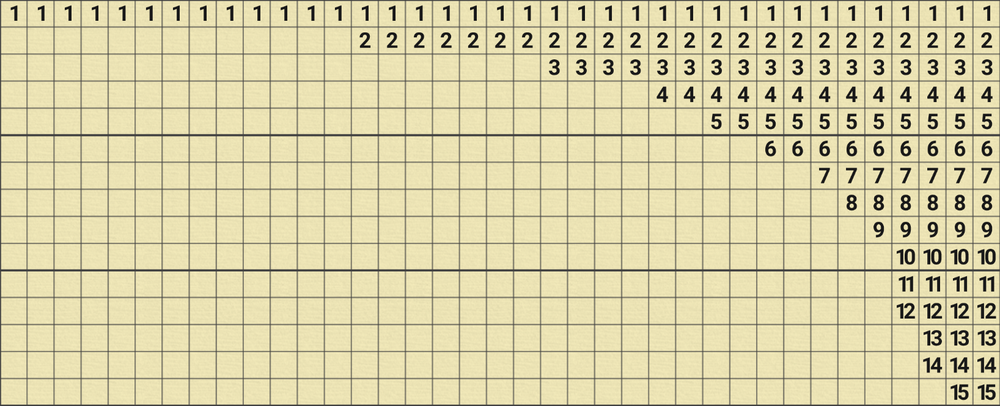
#> input picture data/_/test_recog_1_15.png, 1000 x 406 px, shrunk from 1636 x 664 before the run; its folder holds only this picture in this run
$ python data_preparer.py
#> lines starting #> are read from the running program, lines starting #| are printed output that depends on the picture
import math

import cv2

READ_DIR = "data/_/"
WRITE_DIR = "data/_unsorted/"
SIZE = 15
NUM_PREFIX = "7_"
AVG_OF_EMPTY_CELL = -1
NAME_PREFIX = "test_recog_1_"


def calculate_average(image):
	h, w = image.shape[:2]
	total = h * w
	val = 0
	for i in range(0, h):
		for j in range(0, w):
			colour = image[i, j]

			val += colour

	average = val / total
	return average


if __name__ == '__main__':
	filename = NAME_PREFIX + str(SIZE) + ".png"
	img = cv2.imread(READ_DIR + filename)
#> img is the input picture: shape (406, 1000, 3); mean B, G, R 167, 209.1, 216.8
	h, w = img.shape[:2]
#> h = 406; w = 1000
	square_side_not_rounded = h / SIZE
#> square_side_not_rounded = 27.07
	max_cells = w / square_side_not_rounded
#> max_cells = 36.95

	gr = cv2.cvtColor(img, cv2.COLOR_BGR2LAB)
#> gr: shape (406, 1000, 3); mean of channels 0, 1, 2 212.1, 124, 149.7
	l, a, b = cv2.split(gr)
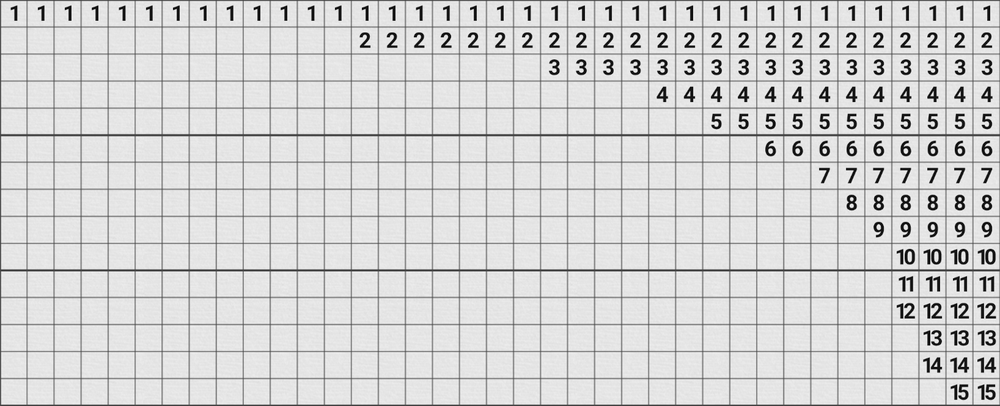
#> l: shape (406, 1000); min 0, max 252, mean 212.1
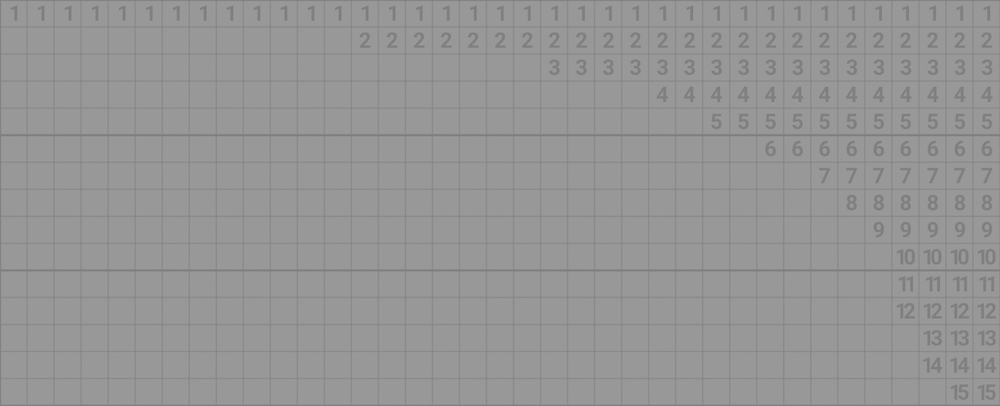
#> b: shape (406, 1000); min 124, max 155, mean 149.7
	#cv2.imshow('l_channel', l)
	#cv2.imshow('a_channel', a)
	#cv2.imshow('b_channel', b)

	# -----Applying CLAHE to L-channel-------------------------------------------
	clahe = cv2.createCLAHE(clipLimit=3.0, tileGridSize=(8, 8))
	cl = clahe.apply(l)
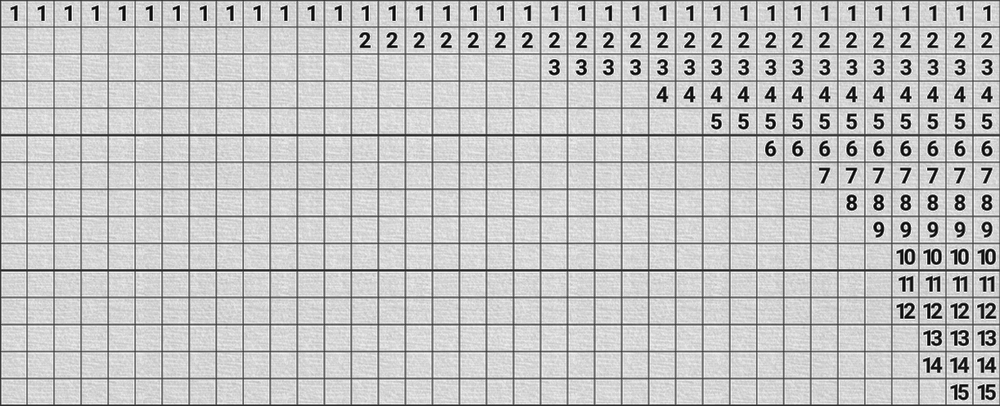
#> cl: shape (406, 1000); min 0, max 254, mean 194.4
	#cv2.imshow('CLAHE output', cl)

	# -----Merge the CLAHE enhanced L-channel with the a and b channel-----------
	limg = cv2.merge((cl, a, b))
#> limg: shape (406, 1000, 3); mean of channels 0, 1, 2 194.4, 124, 149.7
	#cv2.imshow('limg', limg)

	# -----Converting image from LAB Color model to RGB model--------------------
	gr = cv2.cvtColor(limg, cv2.COLOR_LAB2BGR)
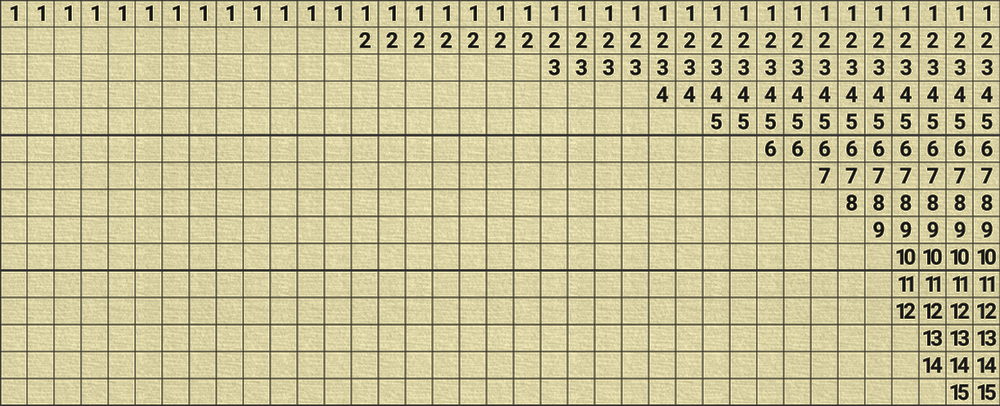
#> gr: shape (406, 1000, 3); mean B, G, R 148.9, 190.4, 197.8
	gr = cv2.cvtColor(gr, cv2.COLOR_BGR2GRAY)
#> gr: shape (406, 1000)
	#cv2.imshow('final', gr)
	img = gr

	avgs =[]

	for row_num in range(1, SIZE+1):
		start_rw = int((row_num - 1) * square_side_not_rounded)
		end_rw = int(row_num * square_side_not_rounded)
		# cv2.imshow('row '+ str(i), current_row)
		new_row = []
		# cv2.line(img, (0, end_rw), (w, end_rw), (0, 0, 255), 1)
		for col_num in range(1, int(max_cells + 1)):
			start_col = w - int(col_num * square_side_not_rounded)
			end_col = w - int((col_num - 1) * square_side_not_rounded)
			current_cell = img[start_rw:end_rw, start_col:end_col]
			# cv2.line(img, (start_col, 0), (start_col, h), (0, 0, 255), 1)
			avg = calculate_average(current_cell);
			if avg < 200 :
				cv2.imwrite(WRITE_DIR + NUM_PREFIX +str(row_num)+"_"+str(col_num)+".png", current_cell)
#> this loop made 15 passes
#> pass 1, `cv2.imwrite(WRITE_DIR + NUM_PREFIX +str(row_num)+"_"+str(col_num)+".pn..`:
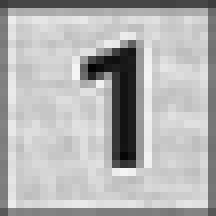
#> saved as 7_1_2.png: shape (27, 27) (shown 8 times larger); min 2, max 245, mean 178.9
#> pass 1, `cv2.imwrite(WRITE_DIR + NUM_PREFIX +str(row_num)+"_"+str(col_num)+".pn..`:
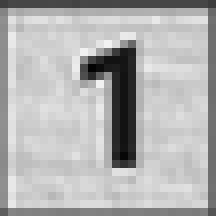
#> saved as 7_1_4.png: shape (27, 27) (shown 8 times larger); min 2, max 242, mean 178
#> after the loop:
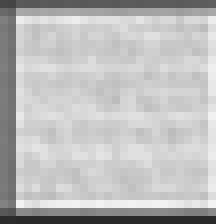
#> current_cell: shape (28, 27) (shown 8 times larger); min 41, max 243, mean 188.8

	cv2.imshow("01", img)
	cv2.waitKey(0)
	cv2.destroyAllWindows()
